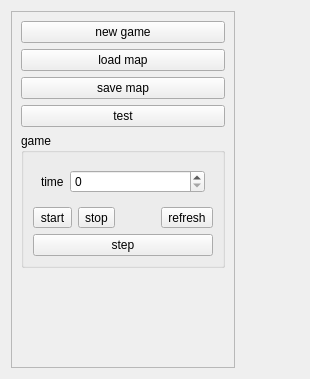
<?xml version="1.0" encoding="UTF-8"?>
<ui version="4.0">
 <class>MainBox</class>
 <widget class="QWidget" name="MainBox">
  <property name="geometry">
   <rect>
    <x>0</x>
    <y>0</y>
    <width>310</width>
    <height>379</height>
   </rect>
  </property>
  <property name="windowTitle">
   <string>Dialog</string>
  </property>
  <layout class="QHBoxLayout" name="horizontalLayout">
   <item>
    <widget class="QFrame" name="frame">
     <property name="sizePolicy">
      <sizepolicy hsizetype="Fixed" vsizetype="Preferred">
       <horstretch>0</horstretch>
       <verstretch>0</verstretch>
      </sizepolicy>
     </property>
     <property name="frameShape">
      <enum>QFrame::StyledPanel</enum>
     </property>
     <property name="frameShadow">
      <enum>QFrame::Raised</enum>
     </property>
     <layout class="QVBoxLayout" name="verticalLayout_3">
      <item>
       <widget class="QPushButton" name="btn_new_game">
        <property name="text">
         <string>new game</string>
        </property>
       </widget>
      </item>
      <item>
       <widget class="QPushButton" name="btn_load_map">
        <property name="text">
         <string>load map</string>
        </property>
       </widget>
      </item>
      <item>
       <widget class="QPushButton" name="btn_save_map">
        <property name="text">
         <string>save map</string>
        </property>
       </widget>
      </item>
      <item>
       <widget class="QPushButton" name="btn_test">
        <property name="text">
         <string>test</string>
        </property>
       </widget>
      </item>
      <item>
       <widget class="QGroupBox" name="groupBox">
        <property name="sizePolicy">
         <sizepolicy hsizetype="Preferred" vsizetype="Fixed">
          <horstretch>0</horstretch>
          <verstretch>0</verstretch>
         </sizepolicy>
        </property>
        <property name="title">
         <string>game</string>
        </property>
        <layout class="QVBoxLayout" name="verticalLayout_2">
         <item>
          <layout class="QHBoxLayout" name="horizontalLayout_3">
           <property name="leftMargin">
            <number>8</number>
           </property>
           <property name="topMargin">
            <number>8</number>
           </property>
           <property name="rightMargin">
            <number>8</number>
           </property>
           <property name="bottomMargin">
            <number>8</number>
           </property>
           <item>
            <widget class="QLabel" name="label">
             <property name="sizePolicy">
              <sizepolicy hsizetype="Fixed" vsizetype="Preferred">
               <horstretch>0</horstretch>
               <verstretch>0</verstretch>
              </sizepolicy>
             </property>
             <property name="text">
              <string>time</string>
             </property>
            </widget>
           </item>
           <item>
            <widget class="QSpinBox" name="sb_interval"/>
           </item>
          </layout>
         </item>
         <item>
          <layout class="QHBoxLayout" name="horizontalLayout_2">
           <item>
            <widget class="QToolButton" name="btn_start">
             <property name="text">
              <string>start</string>
             </property>
            </widget>
           </item>
           <item>
            <widget class="QToolButton" name="btn_stop">
             <property name="text">
              <string>stop</string>
             </property>
            </widget>
           </item>
           <item>
            <spacer name="horizontalSpacer">
             <property name="orientation">
              <enum>Qt::Horizontal</enum>
             </property>
             <property name="sizeHint" stdset="0">
              <size>
               <width>40</width>
               <height>20</height>
              </size>
             </property>
            </spacer>
           </item>
           <item>
            <widget class="QToolButton" name="btn_refresh">
             <property name="text">
              <string>refresh</string>
             </property>
            </widget>
           </item>
          </layout>
         </item>
         <item>
          <widget class="QPushButton" name="btn_step">
           <property name="text">
            <string>step</string>
           </property>
          </widget>
         </item>
        </layout>
       </widget>
      </item>
      <item>
       <widget class="Mouse" name="mouse_widget" native="true"/>
      </item>
     </layout>
    </widget>
   </item>
   <item>
    <widget class="Map" name="map_widget" native="true"/>
   </item>
  </layout>
 </widget>
 <customwidgets>
  <customwidget>
   <class>Map</class>
   <extends>QWidget</extends>
   <header>map.hpp</header>
   <container>1</container>
  </customwidget>
  <customwidget>
   <class>Mouse</class>
   <extends>QWidget</extends>
   <header>mouse.hpp</header>
   <container>1</container>
  </customwidget>
 </customwidgets>
 <tabstops>
  <tabstop>btn_new_game</tabstop>
  <tabstop>btn_load_map</tabstop>
  <tabstop>btn_save_map</tabstop>
  <tabstop>btn_test</tabstop>
  <tabstop>sb_interval</tabstop>
  <tabstop>btn_start</tabstop>
  <tabstop>btn_stop</tabstop>
  <tabstop>btn_refresh</tabstop>
 </tabstops>
 <resources/>
 <connections/>
</ui>
